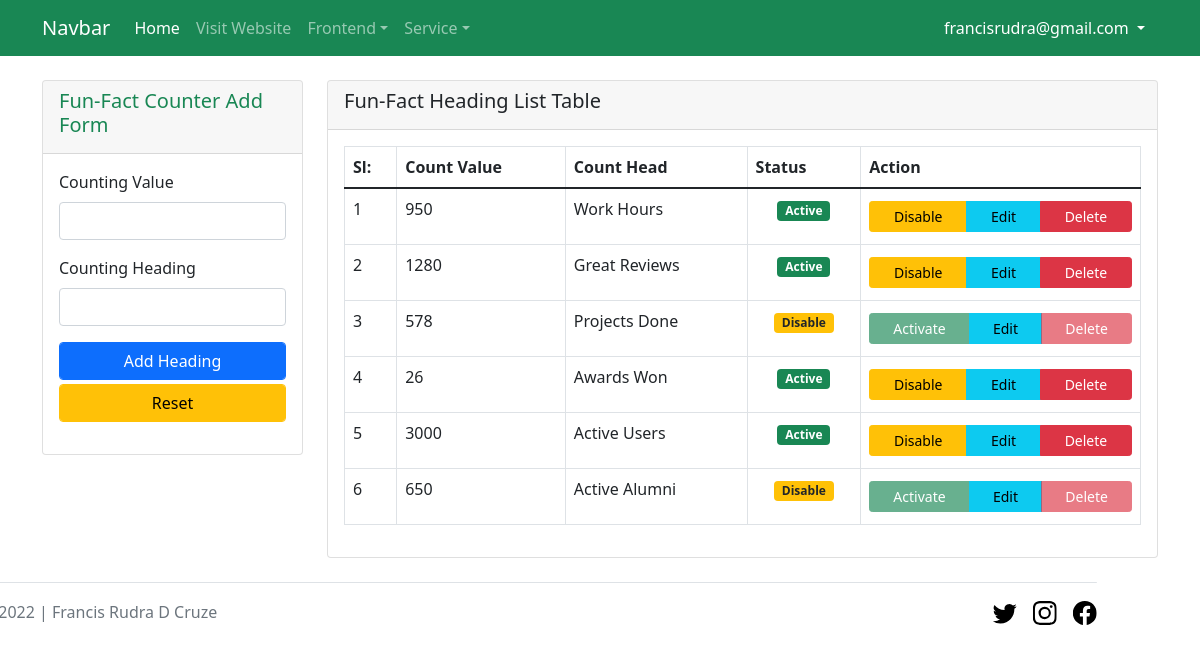
Screenshot of /admin/fun_fact_counter.php (signed in) with the database file from the repository.
### tables this page shows
CREATE TABLE `fun_fact_counters` (
  `id` int(11) NOT NULL,
  `count_value` float NOT NULL,
  `count_head` varchar(100) NOT NULL,
  `active_status` int(1) NOT NULL DEFAULT 0
);

### db.php (called while the page is built)
<?php
function db_connect(){
    $db_host = "localhost";
    $db_user = "root";
    $db_pass = "";
    $db_name = "finance_business";
    return mysqli_connect($db_host, $db_user, $db_pass, $db_name);
}
function get_all($table_name){
    $get_query = "SELECT * FROM $table_name";
    return mysqli_query(db_connect(), $get_query);
}
?>

### admin/fun_fact_counter.php (the view, shortened to what this page needs)
<?php
    require_once '../header.php';
    require_once 'navbar.php';
    require_once '../db.php';
    $get_counter_limit_count = "SELECT COUNT(*) as get_count FROM fun_fact_counters WHERE active_status = 1";
    $get_count_from_db = mysqli_query(db_connect(), $get_counter_limit_count);
    $after_count_assoc = mysqli_fetch_assoc($get_count_from_db);
?>
<section>
    <div class="container">
        <div class="row">
            <div class="col-lg-3">
                <div class="card mt-4">
                    <div class="card-header">
                        <h5 class="card-title text-success text-capitalize">Fun-Fact Counter Add form</h5>
                    </div>
                    <div class="card-body">
                        <form action="fun_fact_counter_post.php" method="post" enctype="multipart/form-data">
                            <div class="mb-3">
                                <label class="form-label">Counting Value</label>
                                <input required type="number" name="count_value" class="form-control <?php
                                    if (isset($_SESSION['count_value_err'])) {
                                        echo $_SESSION['count_value_err'];
                                        unset($_SESSION['count_value_err']);
                                    }
                                ?>" value="<?php
                                    if (isset($_SESSION['count_value_fill'])) {
                                        echo $_SESSION['count_value_fill'];
                                    }
                                ?>">
                            </div>
                            <div class="mb-3">
                                <label class="form-label">Counting Heading</label>
                                <input required type="text" name="count_head" class="form-control <?php
                                    if (isset($_SESSION['count_head_err'])) {
                                        echo $_SESSION['count_head_err'];
                                        unset($_SESSION['count_head_err']);
                                    }
                                    if (isset($_SESSION['count_value_num_err'])) {
                                        echo $_SESSION['count_value_num_err'];
                                        unset($_SESSION['count_value_num_err']);
                                    }
                                ?>" value="<?php
                                    if (isset($_SESSION['count_head_fill'])) {
                                        echo $_SESSION['count_head_fill'];
                                        unset($_SESSION['count_value_fill']);
                                        unset($_SESSION['count_head_fill']);
                                    }
                                ?>">
                            </div>
                            <div class="mb-1">
                                <button class="btn btn-primary form-control" type="submit">Add Heading</button>
                            </div>
                            <div class="mb-3">
                                <button type="reset" class="btn btn-warning form-control">Reset</button>
                            </div>
                        </form>
                    </div>
                </div>
            </div>
            <div class="col-lg-9">
                <div class="card mt-4">
                    <div class="card-header">
                        <h5 class="card-title text-capitalize">Fun-Fact Heading list table</h5>
                    </div>
                    <div class="card-body">
                    <table class="table table-bordered">
                        <thead>
                            <tr>
                                <th>Sl:</th>
                                <th>Count Value</th>
                                <th>Count Head</th>
                                <th>Status</th>
                                <th>Action</th>
                            </tr>
                        </thead>
                        <tbody>
                            <?php foreach (get_all('fun_fact_counters') as $key => $fun_fact_counter) : ?>
                                <tr>
                                    <td><?= $key + 1 ?></td>
                                    <td><?= $fun_fact_counter['count_value'] ?></td>
                                    <td><?= $fun_fact_counter['count_head'] ?></td>
                                    <td class="text-center">
                                        <?php if($fun_fact_counter['active_status'] == 1): ?>
                                            <span class="badge rounded bg-success">Active</span>
                                        <?php else: ?>
                                                <span class="badge rounded text-dark bg-warning">Disable</span>
                                        <?php endif ?>
                                    </td>
                                    <td>
                                        <div class="btn-group btn-group-sm d-flex justify-content-between" role="group" aria-label="Basic mixed styles example">
                                            <?php
                                                if($fun_fact_counter['active_status'] == 1) {
                                            ?>
                                                <a href="fun_fact_counter_status.php?fun_fact_id=<?=$fun_fact_counter['id']?>&status=0" class="btn btn-warning my-1">Disable</a>
                                            <?php
                                                }else {
                                                    if($after_count_assoc['get_count'] < 4){
                                            ?>
                                                <a href="fun_fact_counter_status.php?fun_fact_id=<?=$fun_fact_counter['id']?>&status=1" class="btn btn-success my-1">Activate</a>
                                            <?php
                                                    }else {
                                            ?>
                                                <a href="" class="btn btn-success my-1 disabled">Activate</a>
                                            <?php
                                                    }
                                                }
                                            ?>
                                            <a href="fun_fact_counter_edit.php?fun_fact_id=<?= $fun_fact_counter['id'] ?>" class="btn btn-info my-1">Edit</a>
                                            <a href="<?php
                                                if (!isset($_SESSION['delete_disable'])) {
                                                    echo "fun_fact_counter_status.php?fun_fact_id=" . $fun_fact_counter['id'] . "&status=2";
                                                }
                                            ?>" class="btn btn-danger my-1 <?php
                                                if (!isset($_SESSION['delete_disable'])) {
                                                    echo "disabled";
                                                }
                                            ?>">Delete</a>
                                        </div>
                                    </td>
                                </tr>
                            <?php endforeach ?>
                        </tbody>
                    </table>
                    </div>
                </div>
            </div>
        </div>
    </div>
</section>
<?php
    require_once '../footer.php';
?>

### rows the page displays
fun_fact_counters: count_value "950", count_head "Work Hours", active_status "Active"
fun_fact_counters: count_value "1280", count_head "Great Reviews", active_status "Active"
fun_fact_counters: count_value "578", count_head "Projects Done", active_status "Disable"
fun_fact_counters: count_value "26", count_head "Awards Won", active_status "Active"
fun_fact_counters: count_value "3000", count_head "Active Users", active_status "Active"
fun_fact_counters: count_value "650", count_head "Active Alumni", active_status "Disable"

### other values shown
$_SESSION['email'] "francisrudra@gmail.com"
